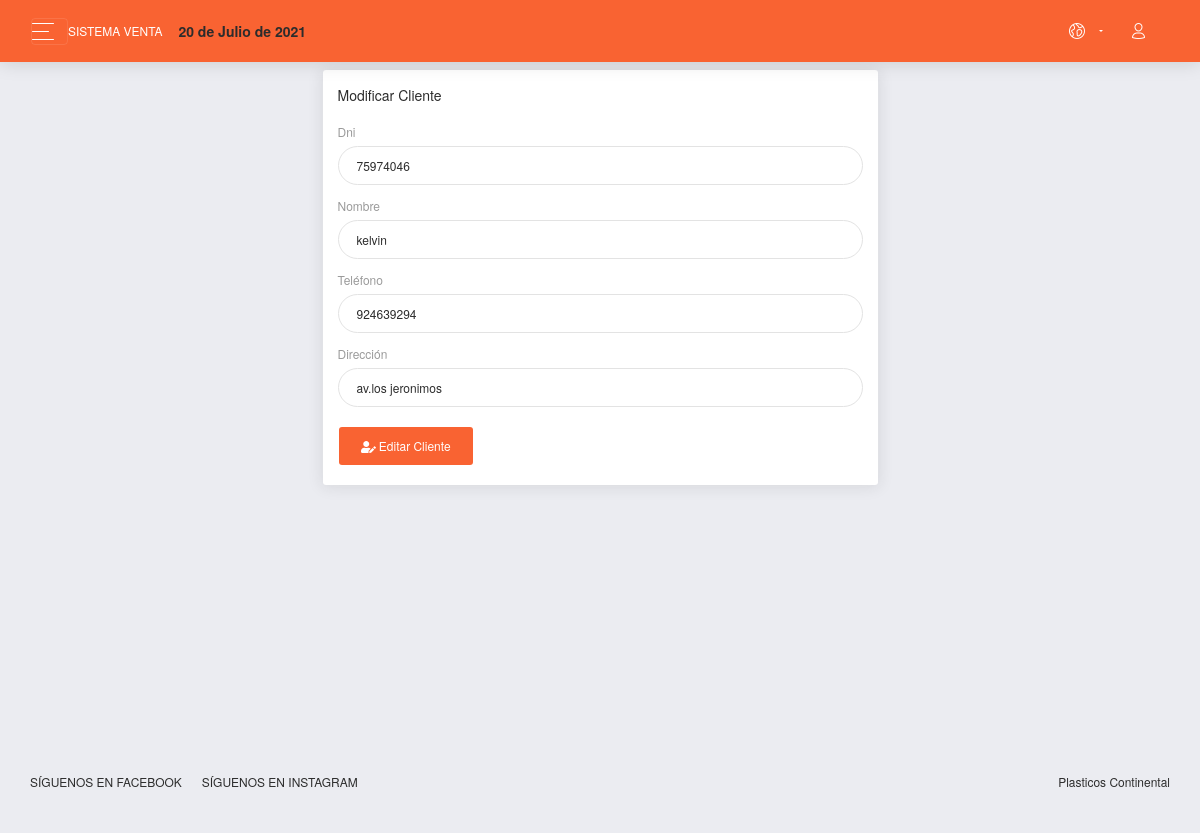
The app's page /sistema/editar_cliente.php?id=2 (signed in) with its own data.
### tables this page shows
CREATE TABLE `cliente` (
  `idcliente` int(11) NOT NULL,
  `dni` int(8) NOT NULL,
  `nombre` varchar(100) NOT NULL,
  `telefono` int(15) NOT NULL,
  `direccion` varchar(200) NOT NULL,
  `usuario_id` int(11) NOT NULL
);

### sistema/editar_cliente.php (the view, shortened to what this page needs)
<?php include_once "includes/header.php";
include "../conexion.php";
$idcliente = $_REQUEST['id'];
$sql = mysqli_query($conexion, "SELECT * FROM cliente WHERE idcliente = $idcliente");
$result_sql = mysqli_num_rows($sql);
if ($result_sql == 0) {
  header("Location: lista_cliente.php");
} else {
  while ($data = mysqli_fetch_array($sql)) {
    $dni = $data['dni'];
    $nombre = $data['nombre'];
    $telefono = $data['telefono'];
    $direccion = $data['direccion'];
  }
}
?>
<div class="content">
  <div class="row">
    <div class="col-lg-6 m-auto">
      <div class="card">
        <div class="card-header">
          Modificar Cliente
        </div>
        <div class="card-body">
          <form class="" action="" method="post">
            <div class="form-group">
              <label for="dni">Dni</label>
              <input type="number" placeholder="Ingrese dni" name="dni" id="dni" class="form-control" value="<?php echo $dni; ?>">
            </div>
            <div class="form-group">
              <label for="nombre">Nombre</label>
              <input type="text" placeholder="Ingrese Nombre" name="nombre" class="form-control" id="nombre" value="<?php echo $nombre; ?>">
            </div>
            <div class="form-group">
              <label for="telefono">Teléfono</label>
              <input type="number" placeholder="Ingrese Teléfono" name="telefono" class="form-control" id="telefono" value="<?php echo $telefono; ?>">
            </div>
            <div class="form-group">
              <label for="direccion">Dirección</label>
              <input type="text" placeholder="Ingrese Direccion" name="direccion" class="form-control" id="direccion" value="<?php echo $direccion; ?>">
            </div>
            <button type="submit" class="btn btn-primary"><i class="fas fa-user-edit"></i> Editar Cliente</button>
          </form>
        </div>
      </div>
    </div>
  </div>
</div>
<?php include_once "includes/footer.php"; ?>

### records on screen
cliente: dni "75974046", nombre "kelvin", telefono "924639294", direccion "av.los jeronimos"

### other values on screen
fechaPeru() "20 de Julio de 2021"
